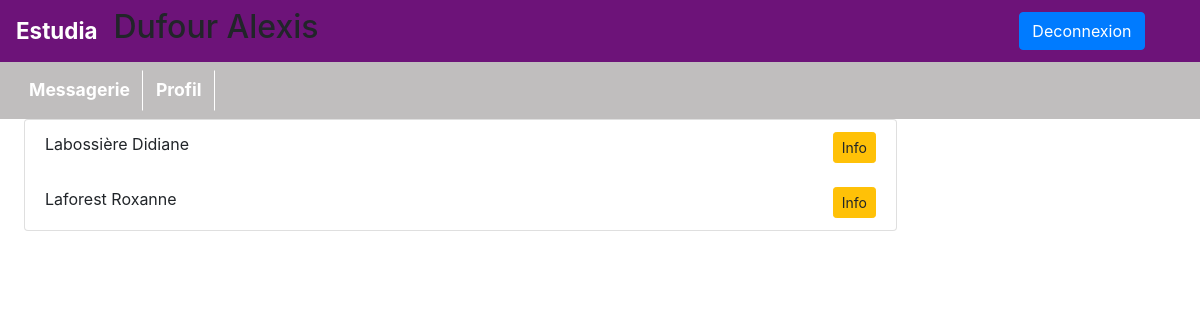
/pages/listeEnseignant.php (signed in), run on the app's committed database.
### tables this page shows
CREATE TABLE IF NOT EXISTS `enseignants` (
  `Nom` varchar(100) NOT NULL,
  `Prenom` varchar(100) NOT NULL,
  `idUtilisateur` int(11) NOT NULL,
  `idFiliere` int(11) DEFAULT NULL,
  `matiere` varchar(100) DEFAULT NULL
);

### affichages/affichageEleve.php (called while the page is built, shortened)
<?php
function getBdd()
{
    return new PDO('mysql:host=localhost;dbname=estudia;charset=UTF8', 'root', '',  array(PDO::ATTR_ERRMODE => PDO::ERRMODE_EXCEPTION));
}
    ?>

### pages/listeEnseignant.php (the view)
<?php
require_once "entete.php";
    $requete = getBdd() -> prepare("SELECT *  FROM enseignants  ORDER BY Nom ASC ");
    $requete -> execute();
    $enseignants = $requete -> fetchAll(PDO::FETCH_ASSOC);
    ?>
    <ul class="list-group">
    <?php
    foreach($enseignants as $enseignant)
    {
        ?>
        <li class="list-group-item"><?=$enseignant["Nom"]. " ". $enseignant["Prenom"];?>
        <span style="float:right;">
        <a class="btn btn-warning btn-sm" href="infoUtilisateur.php?idEnseignant=<?=$enseignant["idUtilisateur"]?>">Info</a>
        </span>
        </li>
        <?php
        }
        ?></ul>

### data on the page
enseignants: Nom "Labossière", Prenom "Didiane"
enseignants: Nom "Laforest", Prenom "Roxanne"

### other printed values
$_SESSION["nom"] "Dufour"
$_SESSION["prenom"] "Alexis"
